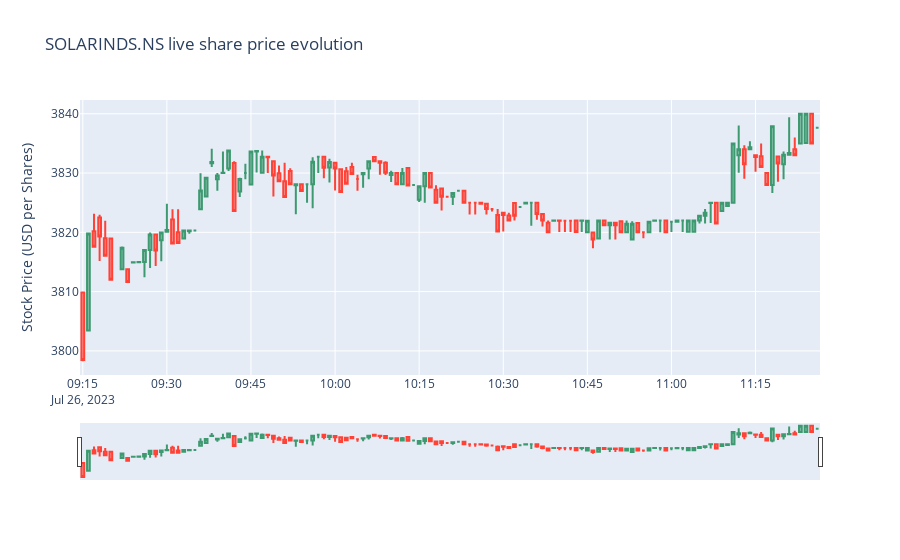

Notebook cell for this chart:
### Code cell
# Raw Package
import numpy as np
import pandas as pd

#Data Source
import yfinance as yf

#Data viz
import plotly.graph_objs as go

stock_name = 'SOLARINDS.NS'

#Interval required 1 minute
data = yf.download(tickers= stock_name, period='1d', interval='1m')

#declare figure
fig = go.Figure()

#Candlestick
fig.add_trace(go.Candlestick(x=data.index,
                open=data['Open'],
                high=data['High'],
                low=data['Low'],
                close=data['Close'], name = 'market data'))

# Add titles
fig.update_layout(
    title=f'{ stock_name } live share price evolution',
    yaxis_title='Stock Price (USD per Shares)')

# # X-Axes
# fig.update_xaxes(
#     rangeslider_visible=True,
#     rangeselector=dict(
#         buttons=list([
#             dict(count=15, label="15m", step="minute", stepmode="backward"),
#             dict(count=45, label="45m", step="minute", stepmode="backward"),
#             dict(count=1, label="HTD", step="hour", stepmode="todate"),
#             dict(count=3, label="3h", step="hour", stepmode="backward"),
#             dict(step="all")
#         ])
#     )
# )

#Show
fig.show()

# Assuming 'data' contains the historical stock data fetched using yfinance
previous_candle = data.iloc[-2]  # Get the row for the previous candle

if previous_candle['Close'] > previous_candle['Open']:
    print("Previous candle was bullish.")
    # If bullish, buy 1 lot / stock at LIMIT with price as Close price of previous candle.
else:
    print("Previous candle was bearish.")
    # If bearish Sellshort 1 lot / stock at LIMIT with price as close price of previous candle

# 5) At the end of the candle (Say 59th second of a minute) close the position that are open(Long or Short) and 
#    delete all the unexecuted pending orders. (sometimes limit price not reached +, so orders may be pending)

### Figure 1 — Plotly figure (JSON) as saved in the notebook; plotly's stock layout.template omitted (floating-point values rounded to 4 significant figures; data arrays with more than 128 entries replaced by an {"elided": "..."} marker saying what was removed)
{"data": [{"close": {"elided": "131 float values"}, "high": {"elided": "131 float values"}, "low": {"elided": "131 float values"}, "name": "market data", "open": {"elided": "131 float values"}, "type": "candlestick", "x": {"elided": "131 str values"}}], "layout": {"title": {"text": "SOLARINDS.NS live share price evolution"}, "yaxis": {"title": {"text": "Stock Price (USD per Shares)"}}}}
